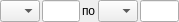
<ui version="4.0" >
 <class>Form</class>
 <widget class="QWidget" name="Form" >
  <property name="geometry" >
   <rect>
    <x>0</x>
    <y>0</y>
    <width>179</width>
    <height>19</height>
   </rect>
  </property>
  <property name="windowTitle" >
   <string>Form</string>
  </property>
  <layout class="QHBoxLayout" >
   <property name="margin" >
    <number>0</number>
   </property>
   <property name="spacing" >
    <number>2</number>
   </property>
   <item>
    <widget class="QComboBox" name="cmbBegAgeUnit" >
     <item>
      <property name="text" >
       <string/>
      </property>
     </item>
     <item>
      <property name="text" >
       <string>Д</string>
      </property>
     </item>
     <item>
      <property name="text" >
       <string>Н</string>
      </property>
     </item>
     <item>
      <property name="text" >
       <string>М</string>
      </property>
     </item>
     <item>
      <property name="text" >
       <string>Г</string>
      </property>
     </item>
    </widget>
   </item>
   <item>
    <widget class="QLineEdit" name="edtBegAgeCount" >
     <property name="maxLength" >
      <number>4</number>
     </property>
    </widget>
   </item>
   <item>
    <widget class="QLabel" name="lblAgeSep" >
     <property name="text" >
      <string>по</string>
     </property>
    </widget>
   </item>
   <item>
    <widget class="QComboBox" name="cmbEndAgeUnit" >
     <item>
      <property name="text" >
       <string/>
      </property>
     </item>
     <item>
      <property name="text" >
       <string>Д</string>
      </property>
     </item>
     <item>
      <property name="text" >
       <string>Н</string>
      </property>
     </item>
     <item>
      <property name="text" >
       <string>М</string>
      </property>
     </item>
     <item>
      <property name="text" >
       <string>Г</string>
      </property>
     </item>
    </widget>
   </item>
   <item>
    <widget class="QLineEdit" name="edtEndAgeCount" >
     <property name="maxLength" >
      <number>4</number>
     </property>
    </widget>
   </item>
  </layout>
 </widget>
 <tabstops>
  <tabstop>cmbBegAgeUnit</tabstop>
  <tabstop>edtBegAgeCount</tabstop>
  <tabstop>cmbEndAgeUnit</tabstop>
  <tabstop>edtEndAgeCount</tabstop>
 </tabstops>
 <resources/>
 <connections/>
</ui>
